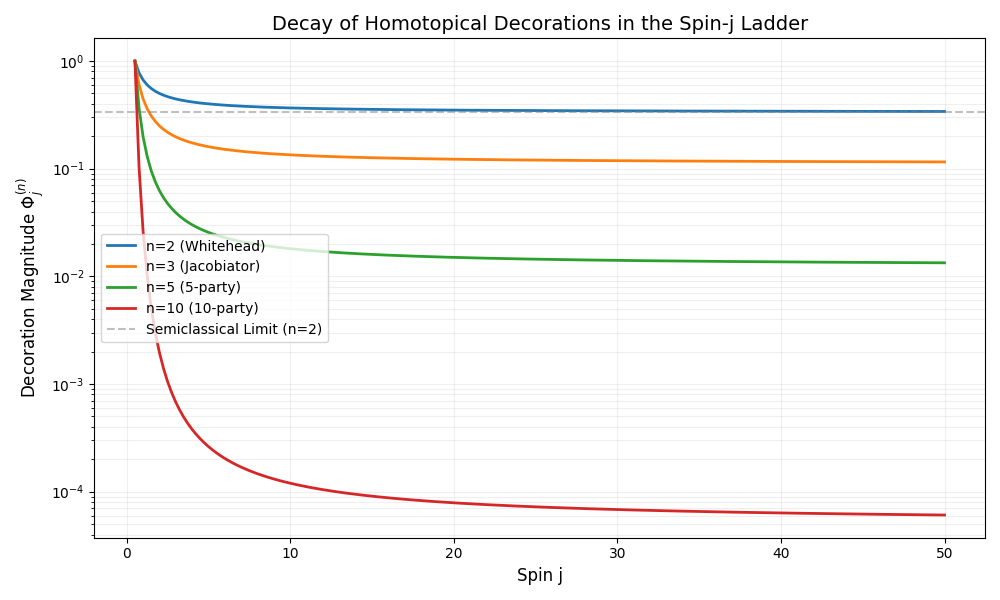

The Python source for this figure:
import numpy as np
import matplotlib.pyplot as plt

def visibility(j):
    """Normalized linear-spin correlator visibility for spin-j."""
    return (j + 1) / (3 * j)

def phi_n(j, n):
    """Magnitude of the n-th order decoration for spin-j."""
    # Based on the derived relation: Phi^(n)_j ~ (V_j)^(n-1)
    # This represents the 'homotopical mass' of the n-party correlation.
    v = visibility(j)
    return v**(n - 1)

def plot_decoration_decay():
    # Range of spin j from 1/2 to 50
    j_values = np.linspace(0.5, 50, 200)
    
    # Party counts to compare: 2 (Whitehead), 3 (Jacobiator), 5, 10
    n_parties = [2, 3, 5, 10]
    
    plt.figure(figsize=(10, 6))
    
    for n in n_parties:
        phi_values = [phi_n(j, n) for j in j_values]
        label = f'n={n} ({ "Whitehead" if n==2 else "Jacobiator" if n==3 else str(n)+"-party"})'
        plt.plot(j_values, phi_values, label=label, linewidth=2)

    plt.axhline(y=1/3, color='gray', linestyle='--', alpha=0.5, label='Semiclassical Limit (n=2)')
    
    plt.title('Decay of Homotopical Decorations in the Spin-j Ladder', fontsize=14)
    plt.xlabel('Spin j', fontsize=12)
    plt.ylabel('Decoration Magnitude $\Phi^{(n)}_j$', fontsize=12)
    plt.yscale('log') # Log scale highlights the exponential separation
    plt.grid(True, which="both", ls="-", alpha=0.2)
    plt.legend()
    
    plt.tight_layout()
    plt.savefig('decoration_decay.png')
    print("Plot saved as decoration_decay.png")

if __name__ == "__main__":
    plot_decoration_decay()
